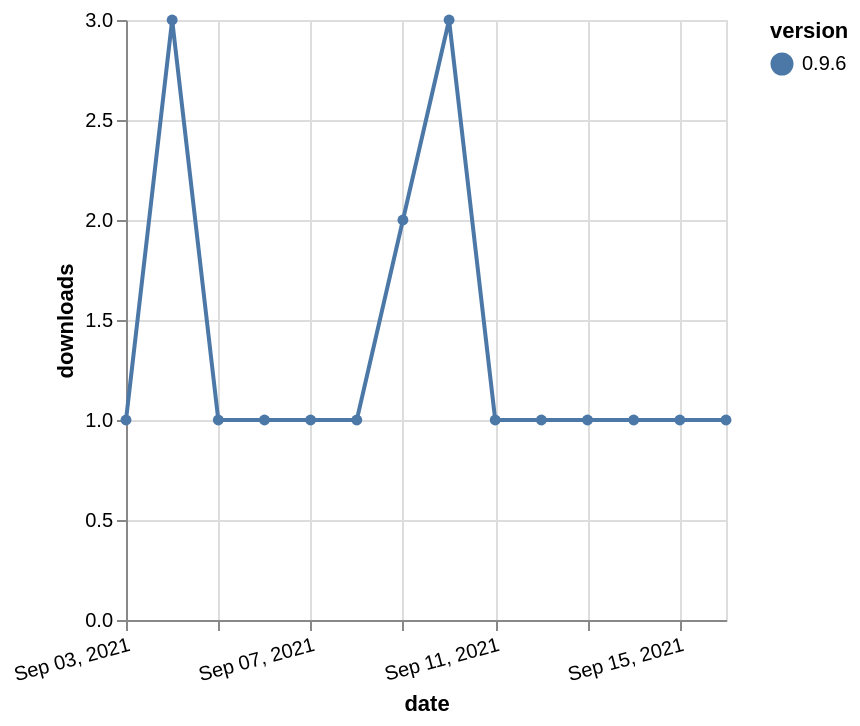

Specify this chart in Vega-Lite:
### Vega-Lite specification from a JSON file in a GitHub repository (floating-point values rounded to 4 significant figures)
{"$schema": "https://vega.github.io/schema/vega-lite/v5.json", "description": "A simple bar chart with embedded data.", "data": {"values": [{"date": "2021-09-03", "total": 181, "delta": 1, "version": "0.9.6"}, {"date": "2021-09-04", "total": 184, "delta": 3, "version": "0.9.6"}, {"date": "2021-09-05", "total": 185, "delta": 1, "version": "0.9.6"}, {"date": "2021-09-06", "total": 186, "delta": 1, "version": "0.9.6"}, {"date": "2021-09-07", "total": 187, "delta": 1, "version": "0.9.6"}, {"date": "2021-09-08", "total": 188, "delta": 1, "version": "0.9.6"}, {"date": "2021-09-09", "total": 190, "delta": 2, "version": "0.9.6"}, {"date": "2021-09-10", "total": 193, "delta": 3, "version": "0.9.6"}, {"date": "2021-09-11", "total": 194, "delta": 1, "version": "0.9.6"}, {"date": "2021-09-12", "total": 195, "delta": 1, "version": "0.9.6"}, {"date": "2021-09-13", "total": 196, "delta": 1, "version": "0.9.6"}, {"date": "2021-09-14", "total": 197, "delta": 1, "version": "0.9.6"}, {"date": "2021-09-15", "total": 198, "delta": 1, "version": "0.9.6"}, {"date": "2021-09-16", "total": 199, "delta": 1, "version": "0.9.6"}]}, "width": "container", "mark": {"type": "line", "point": {"filled": true}}, "encoding": {"x": {"field": "date", "type": "temporal", "timeUnit": "yearmonthdate", "title": "date", "axis": {"labelAngle": -15}}, "y": {"field": "delta", "type": "quantitative", "title": "downloads"}, "color": {"field": "version", "type": "nominal"}, "tooltip": {"field": "delta"}}}
